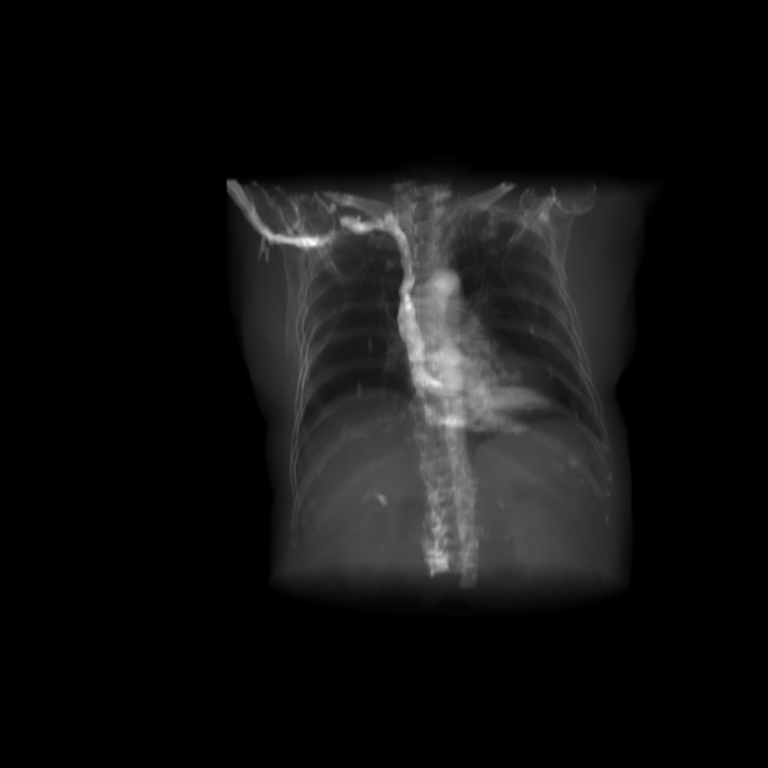
#> input picture data/left_view.png, 1536 x 1536 px (shown at 1/2 size)
$ python rectify_images.py   (older library calls are emulated)
#> lines starting #> are read from the running program, lines starting #| are printed output that depends on the picture; after the words box and inside, x2 and y2 are one past the last pixel; in counts of white or black regions, pixels touching at a corner belong together
import cv2
import numpy as np

# 1. Hardcode camera parameters from camera_params.md
# Note: Principal point must be at image center (768, 768) for 1536x1536 image
# DiffDRR's (1536, 1536) measured from physical corner needs adjustment for OpenCV
K_px = np.array([[4080.0, 0.0, 768.0],
                 [0.0, 4080.0, 768.0],
                 [0.0, 0.0, 1.0]], dtype=np.float32)

left_extrinsic = np.array([[1., 0., 0., 50.],
                           [0., 1., 0., 850.],
                           [0., 0., 1., 0.],
                           [0., 0., 0., 1.]], dtype=np.float32)

right_extrinsic = np.array([[1., 0., 0., -50.],
                            [0., 1., 0., 850.],
                            [0., 0., 1., 0.],
                            [0., 0., 0., 1.]], dtype=np.float32)

# 2. Extract rotation and translation components
left_R = left_extrinsic[:3, :3]
left_t = left_extrinsic[:3, 3]
right_R = right_extrinsic[:3, :3]
right_t = right_extrinsic[:3, 3]

# 3. Compute relative pose (right w.r.t left)
R_rel = right_R @ left_R.T  # Identity matrix since both R are identity
t_rel = right_t - left_t    # [-100, 0, 0] in mm

print("Relative rotation R_rel:")
print(R_rel)
print("\nRelative translation t_rel (mm):")
print(t_rel)

# 4. Call stereoRectify with full 1536x1536 image size
R1, R2, P1, P2, Q, roi1, roi2 = cv2.stereoRectify(
    cameraMatrix1=K_px,
    distCoeffs1=np.zeros(5),
    cameraMatrix2=K_px,
    distCoeffs2=np.zeros(5),
    imageSize=(1536, 1536),  # Full DRR size
    R=R_rel,
    T=t_rel,
    flags=cv2.CALIB_ZERO_DISPARITY,
    alpha=0
)

print("\nRectification rotation R1:")
print(R1)
print("\nRectification rotation R2:")
print(R2)

# 5. Create remapping lookup tables for full resolution
map1x, map1y = cv2.initUndistortRectifyMap(
    K_px, np.zeros(5), R1, P1, (1536, 1536), cv2.CV_32FC1
)
map2x, map2y = cv2.initUndistortRectifyMap(
    K_px, np.zeros(5), R2, P2, (1536, 1536), cv2.CV_32FC1
)

# 6. Load full-size images and rectify
left_img = cv2.imread('data/left_view.png', cv2.IMREAD_GRAYSCALE)
#> left_img is the input picture: shape (1536, 1536); min 0, max 255, mean 16.6
right_img = cv2.imread('data/right_view.png', cv2.IMREAD_GRAYSCALE)
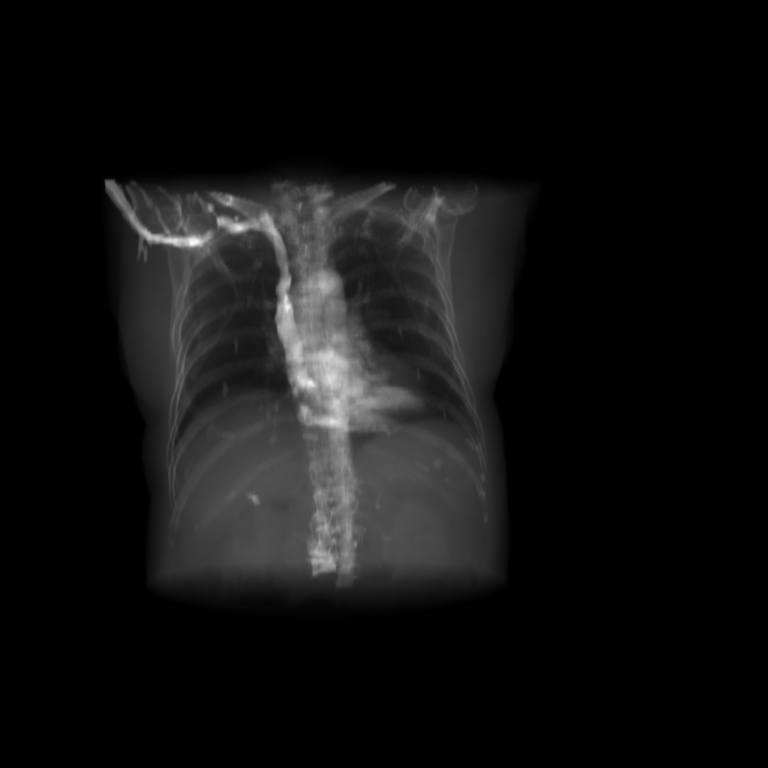
#> input picture data/right_view.png, 1536 x 1536 px (shown at 1/2 size)
#> right_img is the input picture: shape (1536, 1536); min 0, max 255, mean 17

print(f"\nOriginal image shapes - left: {left_img.shape}, right: {right_img.shape}")
#| Original image shapes - left: (1536, 1536), right: (1536, 1536)

left_rectified = cv2.remap(left_img, map1x, map1y, cv2.INTER_LINEAR)
right_rectified = cv2.remap(right_img, map2x, map2y, cv2.INTER_LINEAR)

# Save rectified images
cv2.imwrite('data/left_rectified.png', left_rectified)
cv2.imwrite('data/right_rectified.png', right_rectified)

print("\nRectified images saved:")
print("- data/left_rectified.png")
print("- data/right_rectified.png")

# Optional: Verify epipolar alignment by drawing horizontal lines
# Create a visualization showing epipolar lines are now horizontal
viz_left = cv2.cvtColor(left_rectified, cv2.COLOR_GRAY2BGR)
viz_right = cv2.cvtColor(right_rectified, cv2.COLOR_GRAY2BGR)

# Draw horizontal lines at same y-coordinates on both images
for y in range(200, 1400, 200):
    cv2.line(viz_left, (0, y), (1536, y), (0, 255, 0), 1)
    cv2.line(viz_right, (0, y), (1536, y), (0, 255, 0), 1)
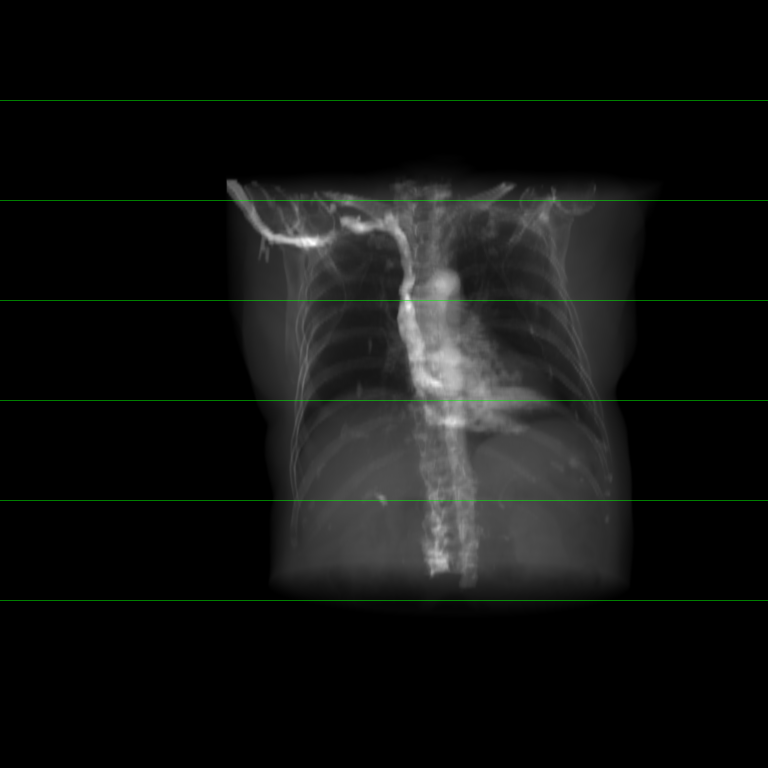
#> viz_left: shape (1536, 1536, 3) (shown at 1/2 size); 0.39% of pixels changed, all inside (x1, y1, x2, y2) = (0, 200, 1536, 1201)
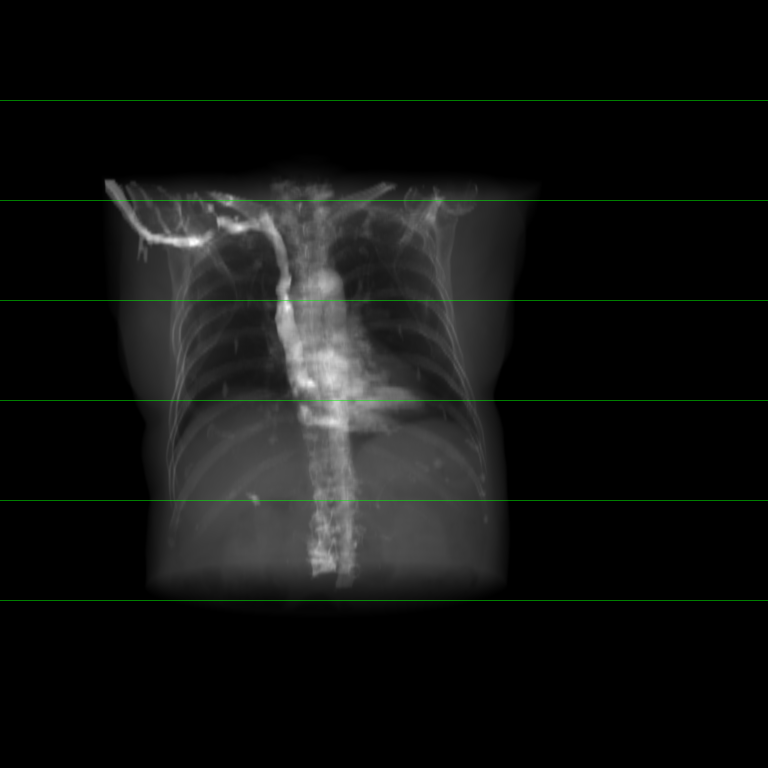
#> viz_right: shape (1536, 1536, 3) (shown at 1/2 size); 0.39% of pixels changed, all inside (x1, y1, x2, y2) = (0, 200, 1536, 1201)

# Save visualization
viz_combined = np.hstack([viz_left, viz_right])
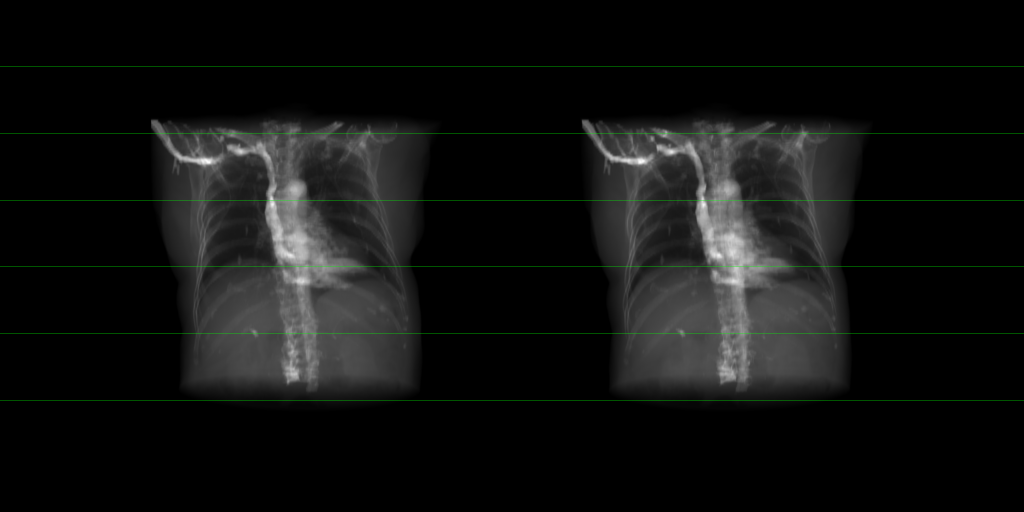
#> viz_combined: shape (1536, 3072, 3) (shown at 1/3 size); mean B, G, R 16.7, 17.7, 16.7
cv2.imwrite('data/rectification_check.png', viz_combined)
print("- data/rectification_check.png (visualization with epipolar lines)")
